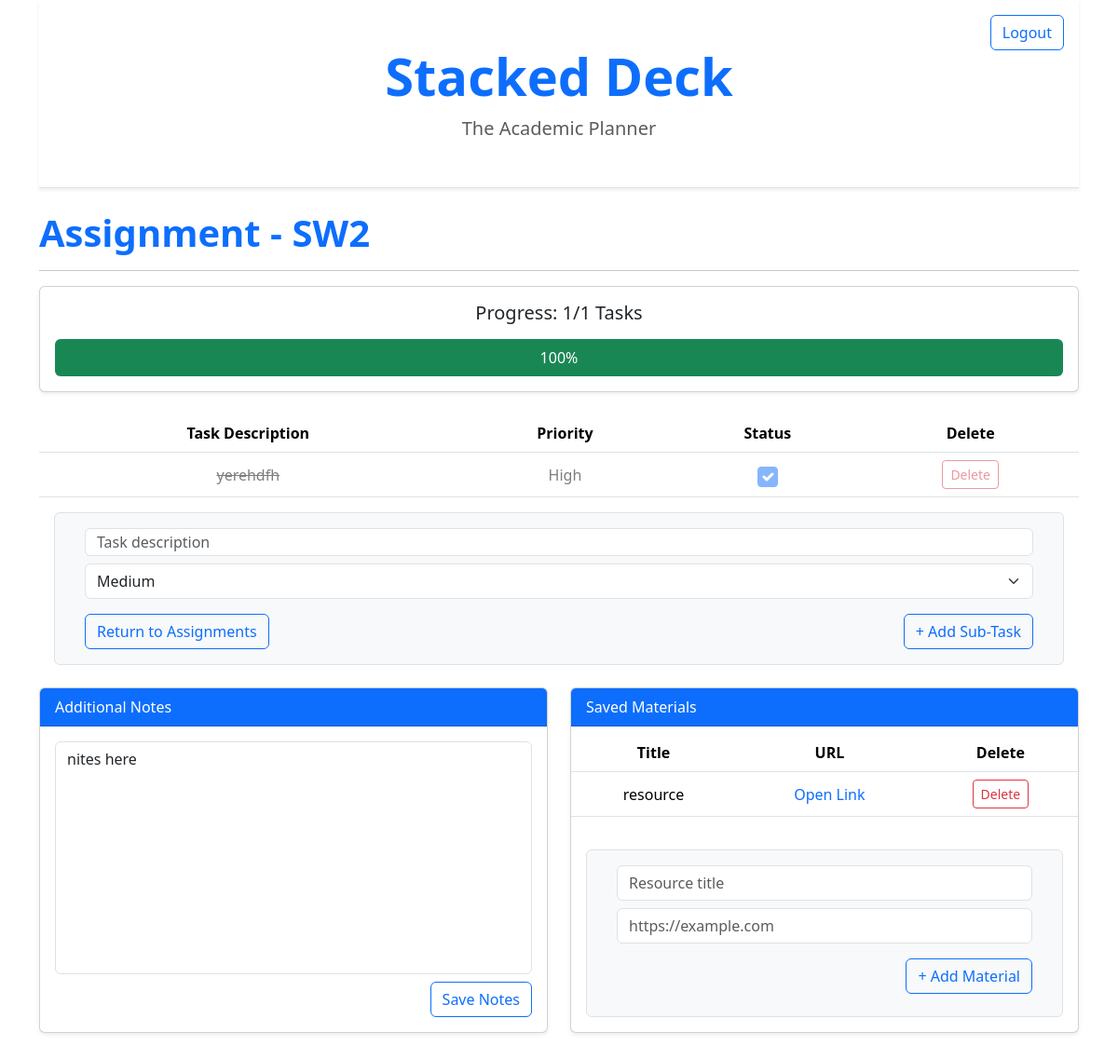
The page /assignment/2 (signed in) on the database its author committed.
### app/models.py (models this page shows)
class Assignment(db.Model):
    id: so.Mapped[int] = so.mapped_column(primary_key=True)
    title: so.Mapped[str] = so.mapped_column(sa.String(256), index=True)
    completed: so.Mapped[bool] = so.mapped_column(sa.Boolean, index=True, default=False, nullable=False)
    due_date: so.Mapped[datetime.datetime] = so.mapped_column(sa.DateTime(timezone=True), index=True, nullable=False)
    priority: so.Mapped[Priority] = so.mapped_column(
        sa.Enum(Priority),
        default=Priority.MEDIUM,
        nullable=False
    )
    notes: so.Mapped[Optional[str]] = so.mapped_column(sa.Text, nullable=True)
    user_id: so.Mapped[int] = so.mapped_column(sa.ForeignKey(User.id), index=True)
    author: so.Mapped[User] = so.relationship(back_populates='assignments')
    tasks: so.Mapped[list['Task']] = so.relationship(back_populates='assignment', cascade="all, delete-orphan")
    saved_materials: so.Mapped[list["SavedMaterial"]] = so.relationship(back_populates="assignment", cascade="all, delete-orphan")
    todo_items: so.Mapped[list["ToDoItem"]] = so.relationship(
    back_populates="assignment",
    cascade="all, delete-orphan")

class ToDoItem(db.Model):
    id: so.Mapped[int] = so.mapped_column(primary_key=True)
    description: so.Mapped[str] = so.mapped_column(sa.String(256), nullable=False)
    completed: so.Mapped[bool] = so.mapped_column(
        sa.Boolean,
        default=False,
        nullable=False,
        index=True
    )
    priority: so.Mapped[Priority] = so.mapped_column(
        sa.Enum(Priority),
        default=Priority.MEDIUM,
        nullable=False
    )
    deadline: so.Mapped[Optional[datetime.datetime]] = so.mapped_column(
        sa.DateTime(timezone=True),
        nullable=True,
        index=True
    )
    exam_id: so.Mapped[Optional[int]] = so.mapped_column(
        sa.ForeignKey("exam.id"),
        nullable=True
    )
    assignment_id: so.Mapped[Optional[int]] = so.mapped_column(
        sa.ForeignKey("assignment.id"),
        nullable=True
    )
    exam: so.Mapped[Optional["Exam"]] = so.relationship(
        back_populates="todo_items"
    )
    assignment: so.Mapped[Optional["Assignment"]] = so.relationship(
        back_populates="todo_items"
    )

class SavedMaterial(db.Model):
    id: so.Mapped[int] = so.mapped_column(primary_key=True)
    title: so.Mapped[str] = so.mapped_column(sa.String(150), nullable=False)
    url: so.Mapped[str] = so.mapped_column(sa.String(500), nullable=False)
    exam_id: so.Mapped[Optional[int]] = so.mapped_column(
        sa.ForeignKey("exam.id"),
        nullable=True)
    assignment_id: so.Mapped[Optional[int]] = so.mapped_column(
        sa.ForeignKey("assignment.id"),
        nullable=True)
    exam: so.Mapped[Optional["Exam"]] = so.relationship(
        back_populates="saved_materials")
    assignment: so.Mapped[Optional["Assignment"]] = so.relationship(
        back_populates="saved_materials")

### app/routes.py (the view)
@app.route('/assignment/<int:id>')
@login_required
def view_assignment(id):
    assignment = Assignment.query.get_or_404(id)
    if assignment.author != current_user:
        flash("You are not the owner of this assignment.")
        return redirect(url_for('index'))
    material_form = SavedMaterialForm()
    subtask_form = SubTaskForm()
    tasks = assignment.todo_items
    for task in tasks:
        if task.completed:
            task.row_class = "text-muted opacity-50"
            task.text_style = "text-decoration-line-through"
        else:
            task.row_class = ""
            task.text_style = ""
    total_tasks = len(tasks)
    completed_count = sum(1 for task in tasks if task.completed)
    percentage = round((completed_count / total_tasks) * 100) if total_tasks > 0 else 0
    return render_template(
        'view-assignment.html',
        assignment=assignment,
        material_form=material_form,
        subtask_form=subtask_form,
        tasks=tasks,
        total_tasks=total_tasks,
        completed_count=completed_count,
        percentage=percentage
    )

### app/forms.py
class SavedMaterialForm(FlaskForm):
    title = StringField('Title', validators=[DataRequired(), Length(max=256)])
    url = StringField('URL', validators=[DataRequired(), Length(max=2048)])
    submit = SubmitField('Add Material')

class SubTaskForm(FlaskForm):
    description = StringField('Description', validators=[DataRequired(), Length(max=256)])
    priority = SelectField('Priority', coerce=int, choices=PRIORITY_CHOICES, default=Priority.MEDIUM.value)
    submit = SubmitField('Add Sub-Task')

### app/models.py (called while the page is built)
@login.user_loader
def load_user(id):
    return db.session.get(User, int(id))

### app/templates/view-assignment.html (shortened to what this page needs)
{% extends "base.html" %}
{% block content %}
<h1 class="display-6 fw-bold text-primary">Assignment - {{ assignment.title }}</h1>
<hr />
<div class="card shadow-sm mb-4">
  <div class="card-body">
    <h5 class="card-title text-center align-middle mb-3">
      Progress: {{ completed_count }}/{{ total_tasks }} Tasks
    </h5>
    <div class="progress" style="height: 40px">
      <div
        class="progress-bar bg-success fs-6"
        role="progressbar"
        style="width: {{ percentage }}%;"
      >
        {{ percentage }}%
      </div>
    </div>
  </div>
</div>
<table class="table table-hover text-center align-middle">
  <thead>
    <tr>
      <th>Task Description</th>
      <th>Priority</th>
      <th>Status</th>
      <th>Delete</th>
    </tr>
  </thead>
  <tbody>
    {% if tasks %}
      {% for task in tasks %}
        <tr class="{{ task.row_class }}">
          <td class="{{ task.text_style }}">
            {{ task.description }}
          </td>
          <td>
            {{ task.priority.name.capitalize() }}
          </td>
          <td>
            <form action="{{ url_for('toggle_status', item_type='todo', item_id=task.id) }}" method="POST">
              <input
                class="form-check-input"
                type="checkbox"
                style="width: 22px; height: 22px; cursor: pointer;"
                onchange="this.form.submit()"
                {% if task.completed %}checked{% endif %}
              >
            </form>
          </td>
          <td>
            <form action="{{ url_for('delete_todo_item', todo_id=task.id) }}" method="POST">
              <button
                type="submit"
                onclick="return confirm('Delete this sub-task?');"
                class="btn btn-sm btn-outline-danger"
              >
                Delete
              </button>
            </form>
          </td>
        </tr>
      {% endfor %}
    {% else %}
      <tr>
        <td colspan="4" class="text-center text-muted py-4">
          No tasks added yet.
        </td>
      </tr>
    {% endif %}
  </tbody>
</table>
<form
  method="POST"
  action="{{ url_for('add_assignment_subtask', assignment_id=assignment.id) }}"
  class="border rounded p-3 m-3 bg-light mb-4"
>
    <div class="mb-2 mx-3">
        {{ subtask_form.description(
            class="form-control",
            placeholder="Task description",
            style="height: 30px; resize: none",
        ) }}
    </div>
    <div class="mb-2 mx-3">
        {{ subtask_form.priority(class="form-select") }}
    </div>
    <div class="d-flex mt-3 mx-3">
        <a href="{{ url_for('view_assignments') }}" class="btn btn-outline-primary">
            Return to Assignments
        </a>
        <button type="submit" class="btn btn-outline-primary ms-auto">
            + Add Sub-Task
        </button>
    </div>
</form>
<div class="row">
  <div class="col-md-6 mb-4">
    <div class="card h-100 shadow-sm">
      <div class="card-header bg-primary text-white">Additional Notes</div>
      <div class="card-body">
        <form
          method="POST"
          action="{{ url_for('save_assignment_notes', assignment_id=assignment.id) }}"
        >
          <textarea
            name="notes"
            class="form-control"
            rows="15"
            style="height: 250px; overflow-y: auto; resize: none"
            placeholder="Add assignment notes here..."
          >{{ assignment.notes or '' }}</textarea>
          <div class="d-flex justify-content-end">
            <button type="submit" class="btn btn-outline-primary mt-2">
              Save Notes
            </button>
          </div>
        </form>
      </div>
    </div>
  </div>
  <div class="col-md-6 mb-4">
    <div class="card h-100 shadow-sm">
      <div class="card-header bg-primary text-white">Saved Materials</div>
      <div class="card-body p-0 mt-2">
        <table class="table table-hover text-center mb-0">
          <thead>
            <tr>
              <th>Title</th>
              <th>URL</th>
              <th>Delete</th>
            </tr>
          </thead>
          <tbody>
            {% if assignment.saved_materials %}
              {% for link in assignment.saved_materials %}
                <tr class="align-middle">
                  <td>{{ link.title }}</td>
                  <td>
                    <a
                      href="{{ link.url }}"
                      target="_blank"
                      class="text-decoration-none"
                    >
                       Open Link
                    </a>
                  </td>
                  <td>
                    <form
                      method="POST"
                      action="{{ url_for('delete_saved_material', material_id=link.id) }}"
                      class="d-inline"
                    >
                      <button
                        type="submit"
                        onclick="return confirm('Delete this saved material?');"
                        class="btn btn-sm btn-outline-danger"
                      >
                        Delete
                      </button>
                    </form>
                  </td>
                </tr>
              {% endfor %}
            {% else %}
              <tr>
                <td colspan="3" class="text-center text-muted py-4">
                  No saved materials added yet.
                </td>
              </tr>
            {% endif %}
          </tbody>
        </table>
      </div>
      <form
        method="POST"
        action="{{ url_for('add_assignment_material', assignment_id=assignment.id) }}"
        class="border rounded p-3 m-3 bg-light"
      >
        <div class="mb-2 mx-3">
          {{ material_form.title(
            class="form-control",
            placeholder="Resource title",
            required=True
          ) }}
        </div>
        <div class="mb-2 mx-3">
          {{ material_form.url(
            class="form-control",
            placeholder="https://example.com",
            required=True
          ) }}
        </div>
        <div class="d-flex justify-content-end">
          {{ material_form.submit(
            class="btn btn-outline-primary mx-3 mb-2 mt-2",
            value="+ Add Material"
          ) }}
        </div>
      </form>
    </div>
  </div>
</div>
{% endblock %}

### rows shown on the page
Assignment: title "SW2", notes "nites here"
ToDoItem: description "yerehdfh", priority.name "High", completed "☑"
SavedMaterial: title "resource"

### other values the page prints
{{ completed_count }} "1"
{{ total_tasks }} "1"
{{ percentage }} "100"
